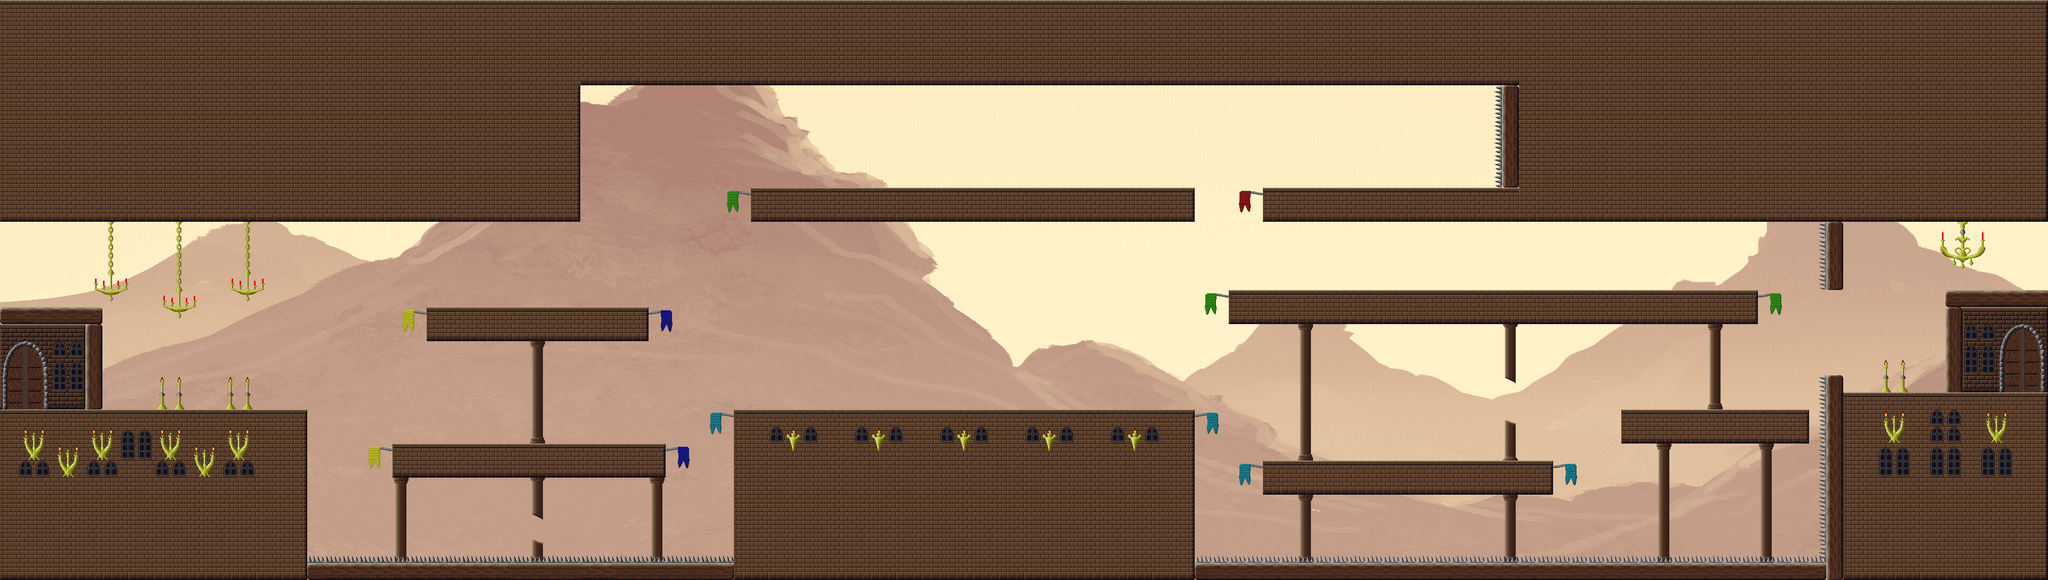

The image is a tile-based game level rendered from a .tmx file. Its description and source (layers, tilesets, objects; grid data summarised) follow:
An orthogonal 120x34 tile map with 32x32 px tiles, 3 tile layers (Wall, Foreground, Objekte), 3 tilesets, 1 image layer and 58 objects (30x CoinEntity, 15x Ground, 5x SpikeEntity, 5x EnemyEntity, mainPlayer, ...).

<map version="1.0" orientation="orthogonal" renderorder="left-up" width="120" height="34" tilewidth="32" tileheight="32" nextobjectid="173">
 <tileset firstgid="1" name="castle1" tilewidth="32" tileheight="32">
  <image source="../img/map/castle1.png" width="512" height="1344" />
 </tileset>
 <tileset firstgid="673" name="castle2" tilewidth="32" tileheight="32">
  <image source="../img/map/castle2.png" width="512" height="672" />
 </tileset>
 <tileset firstgid="1009" name="castle3" tilewidth="32" tileheight="32">
  <image source="../img/map/castle3.png" width="512" height="384" />
 </tileset>
 <imagelayer name="Parallax_layer1">
  <image source="../img/background/rock.png" />
 </imagelayer>
 <layer name="Wall" width="120" height="34">
  <data>[4080 cells, 2010 non-empty, 2 distinct tile ids]</data>
 </layer>
 <layer name="Foreground" width="120" height="34">
  <data>[4080 cells, 930 non-empty, 26 distinct tile ids]</data>
 </layer>
 <layer name="Objekte" width="120" height="34">
  <data>[4080 cells, 290 non-empty, 80 distinct tile ids]</data>
 </layer>
 <objectgroup name="Object">
  <properties>
   <property name="duration" value="300" />
   <property name="fade" value="#300000" />
  </properties>
  <object id="3" name="mainPlayer" x="3" y="701" width="32" height="64">
   <properties>
    <property name="image" value="gripe_run_right" />
    <property name="spritewidth" value="64" />
   </properties>
  </object>
  <object id="4" name="CoinEntity" x="1829" y="679" width="32" height="32">
   <properties>
    <property name="image" value="spinning_coin_gold" />
    <property name="spritewidth" value="32" />
   </properties>
  </object>
  <object id="5" name="game.LevelEntity" x="3804" y="-1790" width="35" height="1e+06">
   <properties>
    <property name="duration" value="300" />
    <property name="fade" value="#009900" />
    <property name="to" value="3" />
   </properties>
  </object>
  <object id="13" name="ScrollEntity" x="2432" y="287" width="32" height="32">
   <properties>
    <property name="image" value="spinning_scrolls_red" />
    <property name="scrollIndex" value="1" />
    <property name="spritewidth" value="32" />
    <property name="type" value="potion" />
   </properties>
  </object>
  <object id="19" name="SpikeEntity" x="2241" y="1042.33" width="1184" height="15" />
  <object id="30" name="CoinEntity" x="317" y="717" width="32" height="32">
   <properties>
    <property name="image" value="spinning_coin_gold" />
    <property name="spritewidth" value="32" />
   </properties>
  </object>
  <object id="31" name="CoinEntity" x="993" y="745" width="32" height="32">
   <properties>
    <property name="image" value="spinning_coin_gold" />
    <property name="spritewidth" value="32" />
   </properties>
  </object>
  <object id="67" name="CoinEntity" x="731" y="713" width="32" height="32">
   <properties>
    <property name="image" value="spinning_coin_gold" />
    <property name="spritewidth" value="32" />
   </properties>
  </object>
  <object id="69" name="CoinEntity" x="1255" y="711" width="32" height="32">
   <properties>
    <property name="image" value="spinning_coin_gold" />
    <property name="spritewidth" value="32" />
   </properties>
  </object>
  <object id="115" name="CoinEntity" x="2627" y="760" width="32" height="32">
   <properties>
    <property name="image" value="spinning_coin_gold" />
    <property name="spritewidth" value="32" />
   </properties>
  </object>
  <object id="135" name="CoinEntity" x="3074" y="701" width="32" height="32">
   <properties>
    <property name="image" value="spinning_coin_gold" />
    <property name="spritewidth" value="32" />
   </properties>
  </object>
  <object id="136" name="SpikeEntity" x="577" y="1043.5" width="798" height="15" />
  <object id="137" name="CoinEntity" x="1278" y="370" width="32" height="32">
   <properties>
    <property name="image" value="spinning_coin_gold" />
    <property name="spritewidth" value="32" />
   </properties>
  </object>
  <object id="138" name="CoinEntity" x="1376" y="529" width="32" height="32">
   <properties>
    <property name="image" value="spinning_coin_gold" />
    <property name="spritewidth" value="32" />
   </properties>
  </object>
  <object id="139" name="CoinEntity" x="3421" y="608" width="32" height="32">
   <properties>
    <property name="image" value="spinning_coin_gold" />
    <property name="spritewidth" value="32" />
   </properties>
  </object>
  <object id="140" name="CoinEntity" x="2290" y="394" width="32" height="32">
   <properties>
    <property name="image" value="spinning_coin_gold" />
    <property name="spritewidth" value="32" />
   </properties>
  </object>
  <object id="141" name="CoinEntity" x="2235" y="536" width="32" height="32">
   <properties>
    <property name="image" value="spinning_coin_gold" />
    <property name="spritewidth" value="32" />
   </properties>
  </object>
  <object id="142" name="CoinEntity" x="2307" y="706" width="32" height="32">
   <properties>
    <property name="image" value="spinning_coin_gold" />
    <property name="spritewidth" value="32" />
   </properties>
  </object>
  <object id="143" name="CoinEntity" x="2834" y="447" width="32" height="32">
   <properties>
    <property name="image" value="spinning_coin_gold" />
    <property name="spritewidth" value="32" />
   </properties>
  </object>
  <object id="152" name="CoinEntity" x="1600" y="216" width="32" height="32">
   <properties>
    <property name="image" value="spinning_coin_gold" />
    <property name="spritewidth" value="32" />
   </properties>
  </object>
  <object id="153" name="CoinEntity" x="1552" y="249" width="32" height="32">
   <properties>
    <property name="image" value="spinning_coin_gold" />
    <property name="spritewidth" value="32" />
   </properties>
  </object>
  </objectgroup>
 <objectgroup name="EnemyEntities">
  <!-- 5 objects omitted --></objectgroup>
 <objectgroup name="collision">
  <!-- 15 objects omitted --></objectgroup>
</map>
<!-- 37 of 58 objects omitted -->
